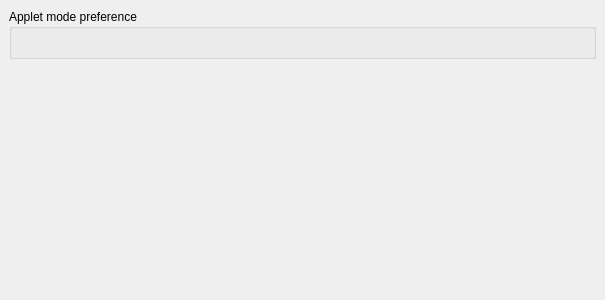
<?xml version="1.0" encoding="UTF-8"?>
<ui version="4.0">
 <class>ConfigureApplets</class>
 <widget class="QWidget" name="ConfigureApplets">
  <property name="geometry">
   <rect>
    <x>0</x>
    <y>0</y>
    <width>605</width>
    <height>300</height>
   </rect>
  </property>
  <property name="windowTitle">
   <string>Form</string>
  </property>
  <property name="accessibleName">
   <string>Applets</string>
  </property>
  <layout class="QVBoxLayout" name="outerLayout">
   <property name="leftMargin">
    <number>0</number>
   </property>
   <property name="topMargin">
    <number>0</number>
   </property>
   <property name="rightMargin">
    <number>0</number>
   </property>
   <property name="bottomMargin">
    <number>0</number>
   </property>
   <item>
    <widget class="QScrollArea" name="scrollArea">
     <property name="frameShape">
      <enum>QFrame::Shape::NoFrame</enum>
     </property>
     <property name="widgetResizable">
      <bool>true</bool>
     </property>
     <widget class="QWidget" name="scrollAreaWidgetContents">
      <property name="geometry">
       <rect>
        <x>0</x>
        <y>0</y>
        <width>605</width>
        <height>300</height>
       </rect>
      </property>
      <layout class="QVBoxLayout" name="verticalLayout_1">
       <item>
        <layout class="QVBoxLayout" name="verticalLayout">
         <item>
          <widget class="QGroupBox" name="group_library_applet_modes">
           <property name="title">
            <string>Applet mode preference</string>
           </property>
           <layout class="QVBoxLayout">
            <item>
             <widget class="QWidget" name="applets_widget" native="true">
              <layout class="QVBoxLayout" name="verticalLayout_3">
               <property name="leftMargin">
                <number>0</number>
               </property>
               <property name="topMargin">
                <number>0</number>
               </property>
               <property name="rightMargin">
                <number>0</number>
               </property>
              </layout>
             </widget>
            </item>
           </layout>
          </widget>
         </item>
        </layout>
       </item>
       <item>
        <spacer name="verticalSpacer">
         <property name="orientation">
          <enum>Qt::Vertical</enum>
         </property>
         <property name="sizeHint" stdset="0">
          <size>
           <width>20</width>
           <height>40</height>
          </size>
         </property>
        </spacer>
       </item>
      </layout>
     </widget>
    </widget>
   </item>
  </layout>
 </widget>
 <resources/>
 <connections/>
</ui>
